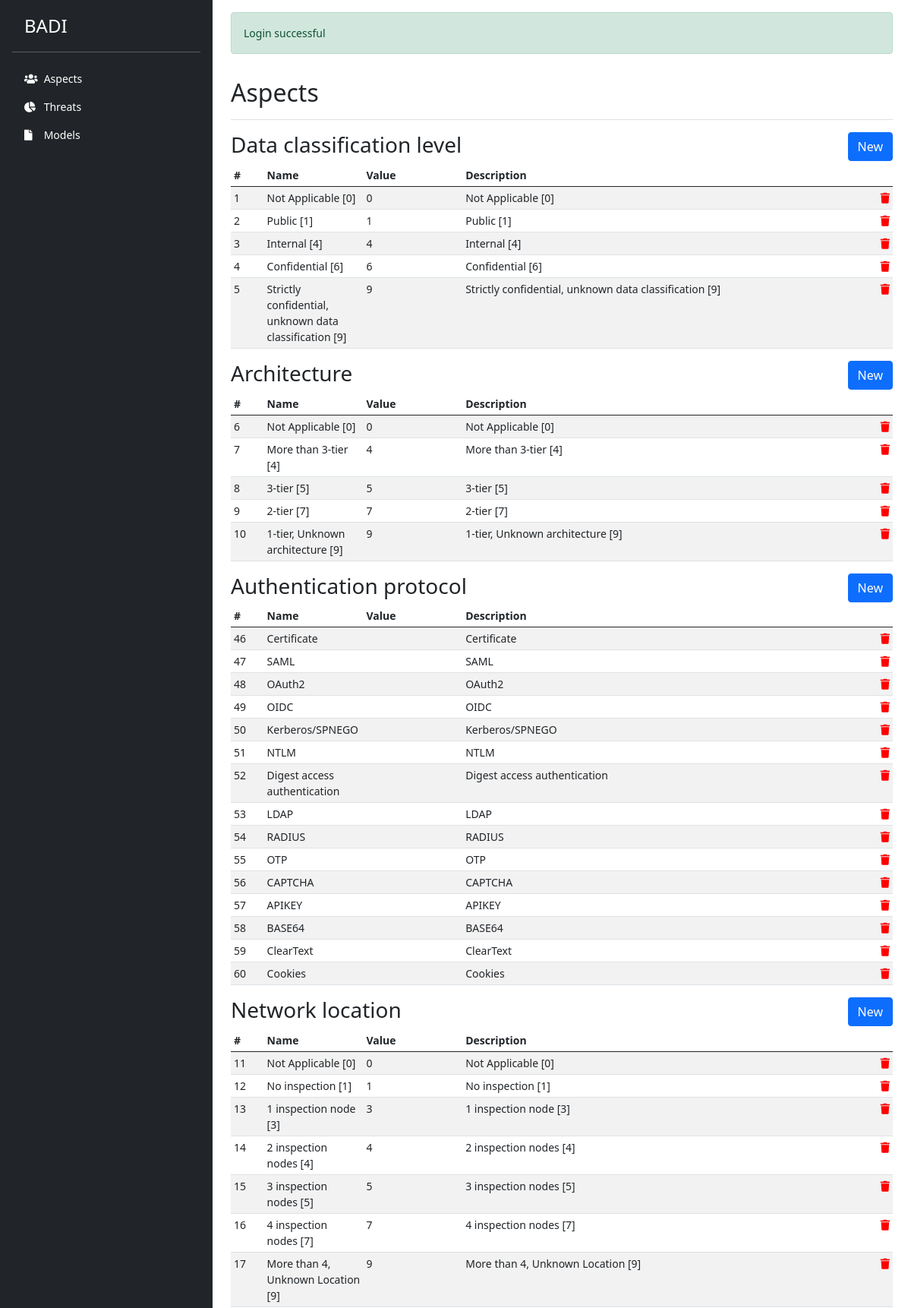
Screenshot of /index.php?page=aspects (signed in, upper part) with the database file from the repository.
### tables this page shows
CREATE TABLE `dshb_menu` (
  `id` int(11) NOT NULL,
  `icon` varchar(45) NOT NULL,
  `name` varchar(45) DEFAULT NULL,
  `href` varchar(25) NOT NULL,
  `min_user_role` int(11) NOT NULL
);

CREATE TABLE `aspects` (
  `id` int(25) NOT NULL,
  `aspect_type` varchar(250) NOT NULL,
  `aspect_name` varchar(250) NOT NULL,
  `aspect_value` varchar(250) DEFAULT NULL,
  `aspect_description` varchar(250) NOT NULL
);

### src/CoreFunctions.php (called while the page is built, shortened)
<?php
class CoreFunctions
{
    public static function isGranted($requiredRole = self::ROLE_USER)
    {
        if ($requiredRole == self::ROLE_RISK_ANALYST && in_array($_SESSION['role'], [self::ROLE_RISK_ANALYST])) {
            return true;
        }
        if ($requiredRole == self::ROLE_OPERATOR && in_array($_SESSION['role'], [self::ROLE_RISK_ANALYST, self::ROLE_OPERATOR])) {
            return true;
        }
        if ($requiredRole == self::ROLE_USER && in_array($_SESSION['role'], [self::ROLE_RISK_ANALYST, self::ROLE_OPERATOR, self::ROLE_USER])) {
            return true;
        }
        return false;
    }
}

### core.php (called while the page is built)
<?php
class Connection {
    private $servername = "localhost";
    private $username   = "root";
    private $password   = "";
    private $database   = "badi";
    public  $connection;
    public function __construct()
    {
        $this->connection = new mysqli($this->servername, $this->username,$this->password,$this->database);
        if(mysqli_connect_error()) {
            trigger_error("Failed to connect to MySQL: " . mysqli_connect_error());
        }else{
            return $this->connection;
        }
    }
    public function getConnection() {
        return $this->connection;
    }
    public function getMenuItems()
    {
        $sql = "SELECT m.icon, m.name, m.href, r.code FROM dshb_menu AS m INNER JOIN user_roles AS r ON m.min_user_role=r.id";
        $stm = $this->connection->query($sql);
        $data = array();
        while ($row = $stm->fetch_assoc()) {
            $data[] = $row;
        }
        return $data;
    }
}

### src/AlertFunctions.php (called while the page is built, shortened)
<?php
class AlertFunctions {
    public static function getAlerts()
    {
        return $_SESSION['alerts'];
}
}

### src/AspectFunctions.php (called while the page is built, shortened)
<?php
class AspectFunctions
{
    private $connection;
    public function __construct($connection) {
        $this->connection = $connection;
    }
    public function displayDataAspects($aspect_type)
    {
        $query = "SELECT * FROM aspects WHERE aspect_type = '$aspect_type'";
        $result = $this->connection->query($query);
        if ($result->num_rows > 0) {
            $data = array();
            while ($row = $result->fetch_assoc()) {
                $data[] = $row;
            }
            return $data;
        } else {
            echo "No found records";
        }
    }
}

### parts/aspects/aspects.php (the view, shortened to what this page needs)
<?php
$aspectFunctions = new AspectFunctions($connection->getConnection());
?>
<div class="d-flex justify-content-between flex-wrap flex-md-nowrap align-items-center pt-3 pb-2 mb-3 border-bottom">
    <h1 class="h2">Aspects</h1>
</div>
        <div>
            <h3>Data classification level
                <a href="<?php echo CoreFunctions::PAGE_ADD_ASPECT; ?>" class="btn btn-primary" style="float:right;">New</a>
            </h3>
            <table class="table table-striped table-sm" style="width: 100%">
                <thead>
                <tr>
                    <th style="width: 5%">#</th>
                    <th style="width: 15%">Name</th>
                    <th style="width: 15%">Value</th>
                    <th>Description</th>
                    <th></th>
                </tr>
                </thead>
                <tbody>
                <?php
                $aspect_type = "dataclass";
                $aspects = $aspectFunctions->displayDataAspects($aspect_type);
                foreach ($aspects as $aspect) {
                    ?>
                    <tr>
                        <td><?php echo $aspect['id'] ?></td>
                        <td><?php echo $aspect['aspect_name'] ?></td>
                        <td><?php echo $aspect['aspect_value'] ?></td>
                        <td><?php echo $aspect['aspect_description'] ?></td>
                        <td style="text-align: right">
                            <a href="index.php?action=deleteAspect&id=<?php echo $aspect['id'] ?>" style="color:red" onclick="confirm('Are you sure want to delete this record')">
                                <i class="fa fa-trash" aria-hidden="true"></i>
                            </a>
                        </td>
                    </tr>
                <?php } ?>
                </tbody>
            </table>
        </div>
        <div>
            <h3>Architecture
                <a href="<?php echo CoreFunctions::PAGE_ADD_ASPECT; ?>" class="btn btn-primary" style="float:right;">New</a>
            </h3>
            <table class="table table-striped table-sm" style="width: 100%">
                <thead>
                <tr>
                    <th style="width: 5%">#</th>
                    <th style="width: 15%">Name</th>
                    <th style="width: 15%">Value</th>
                    <th>Description</th>
                    <th></th>
                </tr>
                </thead>
                <tbody>
                <?php
                $aspect_type = "architect";
                $aspects = $aspectFunctions->displayDataAspects($aspect_type);
                foreach ($aspects as $aspect) {
                    ?>
                    <tr>
                        <td><?php echo $aspect['id'] ?></td>
                        <td><?php echo $aspect['aspect_name'] ?></td>
                        <td><?php echo $aspect['aspect_value'] ?></td>
                        <td><?php echo $aspect['aspect_description'] ?></td>
                        <td style="text-align: right">
                            <a href="index.php?action=deleteAspect&id=<?php echo $aspect['id'] ?>" style="color:red" onclick="confirm('Are you sure want to delete this record')">
                                <i class="fa fa-trash" aria-hidden="true"></i>
                            </a>
                        </td>
                    </tr>
                <?php } ?>
                </tbody>
            </table>
        </div>
        <div>
            <h3>Authentication protocol
                <a href="<?php echo CoreFunctions::PAGE_ADD_ASPECT; ?>" class="btn btn-primary" style="float:right;">New</a>
            </h3>
            <table class="table table-striped table-sm" style="width: 100%">
                <thead>
                <tr>
                    <th style="width: 5%">#</th>
                    <th style="width: 15%">Name</th>
                    <th style="width: 15%">Value</th>
                    <th>Description</th>
                    <th></th>
                </tr>
                </thead>
                <tbody>
                <?php
                $aspect_type = "authprot";
                $aspects = $aspectFunctions->displayDataAspects($aspect_type);
                foreach ($aspects as $aspect) {
                    ?>
                    <tr>
                        <td><?php echo $aspect['id'] ?></td>
                        <td><?php echo $aspect['aspect_name'] ?></td>
                        <td><?php echo $aspect['aspect_value'] ?></td>
                        <td><?php echo $aspect['aspect_description'] ?></td>
                        <td style="text-align: right">
                            <a href="index.php?action=deleteAspect&id=<?php echo $aspect['id'] ?>" style="color:red" onclick="confirm('Are you sure want to delete this record')">
                                <i class="fa fa-trash" aria-hidden="true"></i>
                            </a>
                        </td>
                    </tr>
                <?php } ?>
                </tbody>
            </table>
        </div>
        <div>
            <h3>Network location
                <a href="<?php echo CoreFunctions::PAGE_ADD_ASPECT; ?>" class="btn btn-primary" style="float:right;">New</a>
            </h3>
            <table class="table table-striped table-sm" style="width: 100%">
                <thead>
                <tr>
                    <th style="width: 5%">#</th>
                    <th style="width: 15%">Name</th>
                    <th style="width: 15%">Value</th>
                    <th>Description</th>
                    <th></th>
                </tr>
                </thead>
                <tbody>
                <?php
                $aspect_type = "netloc";
                $aspects = $aspectFunctions->displayDataAspects($aspect_type);
                foreach ($aspects as $aspect) {
                    ?>
                    <tr>
                        <td><?php echo $aspect['id'] ?></td>
                        <td><?php echo $aspect['aspect_name'] ?></td>
                        <td><?php echo $aspect['aspect_value'] ?></td>
                        <td><?php echo $aspect['aspect_description'] ?></td>
                        <td style="text-align: right">
                            <a href="index.php?action=deleteAspect&id=<?php echo $aspect['id'] ?>" style="color:red" onclick="confirm('Are you sure want to delete this record')">
                                <i class="fa fa-trash" aria-hidden="true"></i>
                            </a>
                        </td>
                    </tr>
                <?php } ?>
                </tbody>
            </table>
        </div>

### index.php (shortened to what this page needs)
<?php
include 'core.php';
include 'src/AspectFunctions.php';
include 'src/AlertFunctions.php';
include 'src/CoreFunctions.php';
$connection = new Connection();
?>
<!doctype html>
<html lang="en">
<?php include_once "parts/template/head.php"; ?>
    <div class="container-fluid">
        <div class="row flex-nowrap">
            <?php include_once "parts/template/nav.php"; ?>
            <div class="col py-3 px-4 content-container">
                 <?php
                 $alerts = AlertFunctions::getAlerts();
                 if (count($alerts)>0) {
                     foreach ($alerts AS $alert ) {
                         ?> <div class="alert alert-<?php echo $alert['type'];?>"><?php echo $alert['message'];?></div>
                         <?php
                        }
                 }
                 if (isset($_GET['page']) && $_GET['page'] != '') {
                     $page = $_GET['page'];
                     if ($page == 'threats' ) {
                         include_once "parts/threats/threats.php";
                     } elseif ($page == 'addThreat' ) {
                         include_once "parts/threats/addThreat.php";
                     } elseif ($page == 'editThreat' ) {
                         include_once "parts/threats/editThreat.php";
                     } elseif ($page == 'aspects' ) {
                         include_once "parts/aspects/aspects.php";
                     } elseif ($page == 'addAspect' ) {
                         include_once "parts/aspects/addAspect.php";
                     } elseif ($page == 'editAspect' ) {
                         include_once "parts/aspects/editAspect.php";
                     } elseif ($page == 'models' ) {
                         include_once "parts/models/models.php";
                     } elseif ($page == 'addModel' ) {
                         include_once "parts/models/addModel.php";
                     } elseif ($page == 'editModel' ) {
                         include_once "parts/models/editModel.php";
                     } elseif ($page == 'editDread' ) {
                         include_once "parts/aspects/editDread.php";
                     } elseif ($page == 'addDread' ) {
                         include_once "parts/aspects/addDread.php";
                     }  elseif ($page == 'login' ) {
                         include_once "parts/user/login.php";
                     }  elseif ($page == 'homepage' ) {
                         include_once "parts/homepage.php";
                     }  elseif ($page == 'addUser' ) {
                         include_once "parts/user/addUser.php";
                     }  elseif ($page == 'editUser' ) {
                         include_once "parts/user/editUser.php";
                     }  elseif ($page == 'users' ) {
                         include_once "parts/user/users.php";
                     }  elseif ($page == 'editRole' ) {
                         include_once "parts/user/editRole.php";
                     } else {
                         include_once "parts/404.php";
                     }
                 }
                            ?>
            </div>
        </div>
    </div>
</body>
</html>

### parts/template/head.php (shortened to what this page needs)
<head>
    <link href="https://cdn.jsdelivr.net/npm/bootstrap@5.0.2/dist/css/bootstrap.min.css" rel="stylesheet">
    <link rel="stylesheet" href="https://pro.fontawesome.com/releases/v5.10.0/css/all.css"/>
    <link href="/badi/assets/dist/css/dashboard.css" rel="stylesheet">
  </head>

### parts/template/nav.php (shortened to what this page needs)
<?php
$menuItems = $connection->getMenuItems();
?>
<div class="d-flex flex-column flex-shrink-0 p-3 text-white bg-dark full-height" style="width: 280px;">
    <a href="index.php?page=homepage" class="d-flex align-items-center mb-3 mb-md-0 ms-3 text-white text-decoration-none table-responsive">
      <span class="fs-4">BADI</span>
    </a>
    <hr>
    <ul class="nav nav-pills flex-column mb-auto">
        <?php if (CoreFunctions::isGranted()) { ?>
            <?php foreach ($menuItems as $item) {  ?>
                <?php if (CoreFunctions::isGranted($item['code'])) {?>
                    <li class="nav-item">
                        <a href="<?php echo $item['href'] ?>" class="nav-link text-white" aria-current="page">
                            <span class="nav-icon"> <i class="<?php echo $item['icon'] ?> bi me-2"></i> </span>
                            <?php echo $item['name'] ?>
                        </a>
                    </li>
                <?php } ?>
            <?php } ?>
        <?php } ?>
    </ul>
</div>

### parts/template/head.php (style rules this page uses)
.content-container { min-height: 100vh; padding-bottom: 4rem !important; position: relative; }
.nav-icon { width: 22px; display: inline-block; }
html, body { min-height: 100vh; }

### rows the page displays
dshb_menu: name "Aspects"
dshb_menu: name "Threats"
dshb_menu: name "Models"
aspects: id "1", aspect_name "Not Applicable [0]", aspect_value "0", aspect_description "Not Applicable [0]"
aspects: id "2", aspect_name "Public [1]", aspect_value "1", aspect_description "Public [1]"
aspects: id "3", aspect_name "Internal [4]", aspect_value "4", aspect_description "Internal [4]"
aspects: id "4", aspect_name "Confidential [6]", aspect_value "6", aspect_description "Confidential [6]"
aspects: id "5", aspect_name "Strictly confidential, unknown data classification [9]", aspect_value "9", aspect_description "Strictly confidential, unknown data classification [9]"
aspects: id "6", aspect_name "Not Applicable [0]", aspect_value "0", aspect_description "Not Applicable [0]"
aspects: id "7", aspect_name "More than 3-tier [4]", aspect_value "4", aspect_description "More than 3-tier [4]"
aspects: id "8", aspect_name "3-tier [5]", aspect_value "5", aspect_description "3-tier [5]"
aspects: id "9", aspect_name "2-tier [7]", aspect_value "7", aspect_description "2-tier [7]"
aspects: id "10", aspect_name "1-tier, Unknown architecture [9]", aspect_value "9", aspect_description "1-tier, Unknown architecture [9]"
aspects: id "46", aspect_name "Certificate", aspect_description "Certificate"
aspects: id "47", aspect_name "SAML", aspect_description "SAML"
aspects: id "48", aspect_name "OAuth2", aspect_description "OAuth2"
aspects: id "49", aspect_name "OIDC", aspect_description "OIDC"
aspects: id "50", aspect_name "Kerberos/SPNEGO", aspect_description "Kerberos/SPNEGO"
aspects: id "51", aspect_name "NTLM", aspect_description "NTLM"
aspects: id "52", aspect_name "Digest access authentication", aspect_description "Digest access authentication"
aspects: id "53", aspect_name "LDAP", aspect_description "LDAP"
aspects: id "54", aspect_name "RADIUS", aspect_description "RADIUS"
aspects: id "55", aspect_name "OTP", aspect_description "OTP"
aspects: id "56", aspect_name "CAPTCHA", aspect_description "CAPTCHA"
aspects: id "57", aspect_name "APIKEY", aspect_description "APIKEY"
aspects: id "58", aspect_name "BASE64", aspect_description "BASE64"
aspects: id "59", aspect_name "ClearText", aspect_description "ClearText"
aspects: id "60", aspect_name "Cookies", aspect_description "Cookies"
aspects: id "11", aspect_name "Not Applicable [0]", aspect_value "0", aspect_description "Not Applicable [0]"
aspects: id "12", aspect_name "No inspection [1]", aspect_value "1", aspect_description "No inspection [1]"
aspects: id "13", aspect_name "1 inspection node [3]", aspect_value "3", aspect_description "1 inspection node [3]"
aspects: id "14", aspect_name "2 inspection nodes [4]", aspect_value "4", aspect_description "2 inspection nodes [4]"
aspects: id "15", aspect_name "3 inspection nodes [5]", aspect_value "5", aspect_description "3 inspection nodes [5]"
aspects: id "16", aspect_name "4 inspection nodes [7]", aspect_value "7", aspect_description "4 inspection nodes [7]"
aspects: id "17", aspect_name "More than 4, Unknown Location [9]", aspect_value "9", aspect_description "More than 4, Unknown Location [9]"

### other values shown
$alert['message'] "Login successful"
